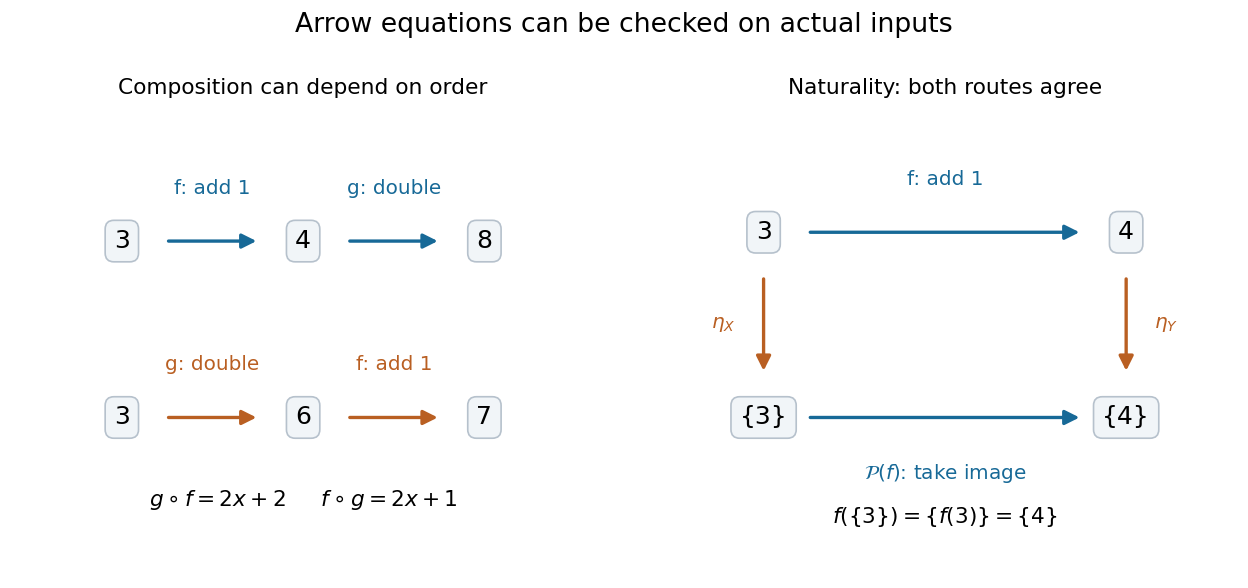

Generate this figure with Python:
"""Computed composition and singleton naturality; write the PNG to cwd."""

from pathlib import Path

import matplotlib
matplotlib.use("Agg")
import matplotlib.pyplot as plt


def arrow(ax, start, end, label, color, offset=(0, 0.12)):
    ax.annotate("", xy=end, xytext=start,
                arrowprops={"arrowstyle": "-|>", "lw": 2,
                            "color": color, "shrinkA": 28, "shrinkB": 28,
                            "mutation_scale": 18})
    midpoint = ((start[0] + end[0]) / 2, (start[1] + end[1]) / 2)
    ax.text(midpoint[0] + offset[0], midpoint[1] + offset[1], label,
            ha="center", va="center", fontsize=12, color=color,
            bbox={"facecolor": "white", "edgecolor": "none", "pad": 1})


def node(ax, location, label):
    ax.text(*location, label, ha="center", va="center", fontsize=15,
            bbox={"boxstyle": "round,pad=0.35", "fc": "#f1f5f8",
                  "ec": "#b6c1cc"}, zorder=5)


def main():
    f = lambda x: x + 1
    g = lambda x: 2 * x
    assert g(f(3)) == 8 and f(g(3)) == 7
    assert {f(x) for x in {3}} == {f(3)} == {4}
    fig, axes = plt.subplots(1, 2, figsize=(10.4, 4.9), dpi=120)
    blue, orange = "#176997", "#b95f22"
    for ax in axes:
        ax.set_xlim(-0.5, 2.5)
        ax.set_ylim(-0.7, 1.7)
        ax.axis("off")
    ax = axes[0]
    for y, values, maps, color in [
        (1.0, [3, 4, 8], ["f: add 1", "g: double"], blue),
        (0.0, [3, 6, 7], ["g: double", "f: add 1"], orange),
    ]:
        for x, value in enumerate(values):
            node(ax, (x, y), str(value))
        for x, label in enumerate(maps):
            arrow(ax, (x, y), (x + 1, y), label, color, (0, 0.3))
    ax.set_title("Composition can depend on order", fontsize=13, pad=14)
    ax.text(1, -0.5, r"$g\circ f=2x+2$     $f\circ g=2x+1$",
            ha="center", fontsize=13)
    ax = axes[1]
    a, b, c, d = (0, 1.05), (2, 1.05), (0, 0), (2, 0)
    for point, label in [(a, "3"), (b, "4"), (c, "{3}"), (d, "{4}")]:
        node(ax, point, label)
    arrow(ax, a, b, "f: add 1", blue, (0, 0.3))
    arrow(ax, c, d, r"$\mathcal{P}(f)$: take image", blue, (0, -0.32))
    arrow(ax, a, c, r"$\eta_X$", orange, (-0.22, 0))
    arrow(ax, b, d, r"$\eta_Y$", orange, (0.22, 0))
    ax.set_title("Naturality: both routes agree", fontsize=13, pad=14)
    ax.text(1, -0.6, r"$f(\{3\})=\{f(3)\}=\{4\}$", ha="center", fontsize=13)
    fig.suptitle("Arrow equations can be checked on actual inputs", fontsize=16)
    fig.subplots_adjust(left=0.025, right=0.975, top=0.8, bottom=0.08,
                        wspace=0.18)
    fig.savefig(Path.cwd() / Path(__file__).with_suffix(".png").name,
                facecolor="white")
    plt.close(fig)


if __name__ == "__main__":
    main()
